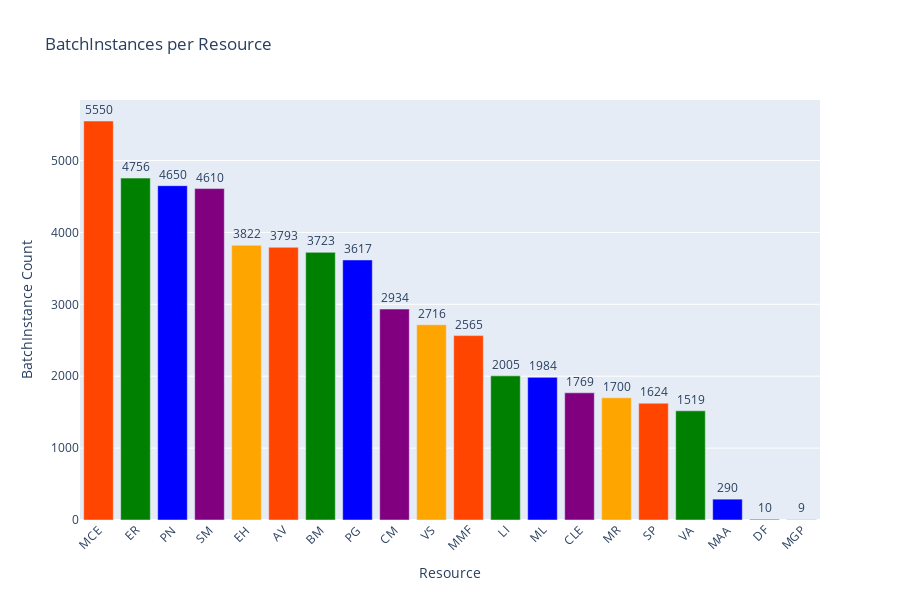

The notebook cell this image was saved under:
### Markdown cell above
##### Batches per Resource

### Code cell
cypher_batches_per_resource = """
    MATCH (u:Resource)-[:CORR]->(n:BatchInstance)
    RETURN u.sysId AS resource, count(n) AS batch_count
    ORDER BY batch_count DESC
"""


def batches_per_resource(uri, username, password, cypher_batches_per_resource):
    driver = GraphDatabase.driver(uri, auth=(username, password))
    with driver.session() as session:
        result = session.run(cypher_batches_per_resource)
        data = result.data()
        return data
    
results_batches_per_resource = batches_per_resource(uri, username, password, cypher_batches_per_resource)

resource = [str(row['resource']) for row in results_batches_per_resource]
batch_counts = [row['batch_count'] for row in results_batches_per_resource]


fig = px.bar(x=resource, y=batch_counts, title='BatchInstances per Resource', labels={'x':'Resource', 'y':'BatchInstance Count'}, color=resource, color_discrete_sequence=['orangered', 'green', 'blue', 'purple', 'orange'])

fig.update_layout(
    xaxis_tickangle=-45,
    xaxis_tickfont_size=12,
    yaxis_title='BatchInstance Count',
    xaxis_title='Resource',
    uniformtext_minsize=7,
    uniformtext_mode='hide',
    width=900, 
    height=600,
    showlegend=False 
)

fig.update_traces(texttemplate='%{y}', textposition='outside')

fig.show()

#pio.write_image(fig, 'BatchInstances_per_Resource.png', width=800, height=400, scale=3)

### Figure 1 — Plotly figure (JSON) as saved in the notebook; plotly's stock layout.template omitted (floating-point values rounded to 4 significant figures)
{"data": [{"alignmentgroup": "True", "hovertemplate": "color=MCE<br>Resource=%{x}<br>BatchInstance Count=%{y}<extra></extra>", "legendgroup": "MCE", "marker": {"color": "orangered", "pattern": {"shape": ""}}, "name": "MCE", "offsetgroup": "MCE", "orientation": "v", "showlegend": true, "textposition": "outside", "texttemplate": "%{y}", "type": "bar", "x": ["MCE"], "xaxis": "x", "y": [5550], "yaxis": "y"}, {"alignmentgroup": "True", "hovertemplate": "color=ER<br>Resource=%{x}<br>BatchInstance Count=%{y}<extra></extra>", "legendgroup": "ER", "marker": {"color": "green", "pattern": {"shape": ""}}, "name": "ER", "offsetgroup": "ER", "orientation": "v", "showlegend": true, "textposition": "outside", "texttemplate": "%{y}", "type": "bar", "x": ["ER"], "xaxis": "x", "y": [4756], "yaxis": "y"}, {"alignmentgroup": "True", "hovertemplate": "color=PN<br>Resource=%{x}<br>BatchInstance Count=%{y}<extra></extra>", "legendgroup": "PN", "marker": {"color": "blue", "pattern": {"shape": ""}}, "name": "PN", "offsetgroup": "PN", "orientation": "v", "showlegend": true, "textposition": "outside", "texttemplate": "%{y}", "type": "bar", "x": ["PN"], "xaxis": "x", "y": [4650], "yaxis": "y"}, {"alignmentgroup": "True", "hovertemplate": "color=SM<br>Resource=%{x}<br>BatchInstance Count=%{y}<extra></extra>", "legendgroup": "SM", "marker": {"color": "purple", "pattern": {"shape": ""}}, "name": "SM", "offsetgroup": "SM", "orientation": "v", "showlegend": true, "textposition": "outside", "texttemplate": "%{y}", "type": "bar", "x": ["SM"], "xaxis": "x", "y": [4610], "yaxis": "y"}, {"alignmentgroup": "True", "hovertemplate": "color=EH<br>Resource=%{x}<br>BatchInstance Count=%{y}<extra></extra>", "legendgroup": "EH", "marker": {"color": "orange", "pattern": {"shape": ""}}, "name": "EH", "offsetgroup": "EH", "orientation": "v", "showlegend": true, "textposition": "outside", "texttemplate": "%{y}", "type": "bar", "x": ["EH"], "xaxis": "x", "y": [3822], "yaxis": "y"}, {"alignmentgroup": "True", "hovertemplate": "color=AV<br>Resource=%{x}<br>BatchInstance Count=%{y}<extra></extra>", "legendgroup": "AV", "marker": {"color": "orangered", "pattern": {"shape": ""}}, "name": "AV", "offsetgroup": "AV", "orientation": "v", "showlegend": true, "textposition": "outside", "texttemplate": "%{y}", "type": "bar", "x": ["AV"], "xaxis": "x", "y": [3793], "yaxis": "y"}, {"alignmentgroup": "True", "hovertemplate": "color=BM<br>Resource=%{x}<br>BatchInstance Count=%{y}<extra></extra>", "legendgroup": "BM", "marker": {"color": "green", "pattern": {"shape": ""}}, "name": "BM", "offsetgroup": "BM", "orientation": "v", "showlegend": true, "textposition": "outside", "texttemplate": "%{y}", "type": "bar", "x": ["BM"], "xaxis": "x", "y": [3723], "yaxis": "y"}, {"alignmentgroup": "True", "hovertemplate": "color=PG<br>Resource=%{x}<br>BatchInstance Count=%{y}<extra></extra>", "legendgroup": "PG", "marker": {"color": "blue", "pattern": {"shape": ""}}, "name": "PG", "offsetgroup": "PG", "orientation": "v", "showlegend": true, "textposition": "outside", "texttemplate": "%{y}", "type": "bar", "x": ["PG"], "xaxis": "x", "y": [3617], "yaxis": "y"}, {"alignmentgroup": "True", "hovertemplate": "color=CM<br>Resource=%{x}<br>BatchInstance Count=%{y}<extra></extra>", "legendgroup": "CM", "marker": {"color": "purple", "pattern": {"shape": ""}}, "name": "CM", "offsetgroup": "CM", "orientation": "v", "showlegend": true, "textposition": "outside", "texttemplate": "%{y}", "type": "bar", "x": ["CM"], "xaxis": "x", "y": [2934], "yaxis": "y"}, {"alignmentgroup": "True", "hovertemplate": "color=VS<br>Resource=%{x}<br>BatchInstance Count=%{y}<extra></extra>", "legendgroup": "VS", "marker": {"color": "orange", "pattern": {"shape": ""}}, "name": "VS", "offsetgroup": "VS", "orientation": "v", "showlegend": true, "textposition": "outside", "texttemplate": "%{y}", "type": "bar", "x": ["VS"], "xaxis": "x", "y": [2716], "yaxis": "y"}, {"alignmentgroup": "True", "hovertemplate": "color=MMF<br>Resource=%{x}<br>BatchInstance Count=%{y}<extra></extra>", "legendgroup": "MMF", "marker": {"color": "orangered", "pattern": {"shape": ""}}, "name": "MMF", "offsetgroup": "MMF", "orientation": "v", "showlegend": true, "textposition": "outside", "texttemplate": "%{y}", "type": "bar", "x": ["MMF"], "xaxis": "x", "y": [2565], "yaxis": "y"}, {"alignmentgroup": "True", "hovertemplate": "color=LI<br>Resource=%{x}<br>BatchInstance Count=%{y}<extra></extra>", "legendgroup": "LI", "marker": {"color": "green", "pattern": {"shape": ""}}, "name": "LI", "offsetgroup": "LI", "orientation": "v", "showlegend": true, "textposition": "outside", "texttemplate": "%{y}", "type": "bar", "x": ["LI"], "xaxis": "x", "y": [2005], "yaxis": "y"}, {"alignmentgroup": "True", "hovertemplate": "color=ML<br>Resource=%{x}<br>BatchInstance Count=%{y}<extra></extra>", "legendgroup": "ML", "marker": {"color": "blue", "pattern": {"shape": ""}}, "name": "ML", "offsetgroup": "ML", "orientation": "v", "showlegend": true, "textposition": "outside", "texttemplate": "%{y}", "type": "bar", "x": ["ML"], "xaxis": "x", "y": [1984], "yaxis": "y"}, {"alignmentgroup": "True", "hovertemplate": "color=CLE<br>Resource=%{x}<br>BatchInstance Count=%{y}<extra></extra>", "legendgroup": "CLE", "marker": {"color": "purple", "pattern": {"shape": ""}}, "name": "CLE", "offsetgroup": "CLE", "orientation": "v", "showlegend": true, "textposition": "outside", "texttemplate": "%{y}", "type": "bar", "x": ["CLE"], "xaxis": "x", "y": [1769], "yaxis": "y"}, {"alignmentgroup": "True", "hovertemplate": "color=MR<br>Resource=%{x}<br>BatchInstance Count=%{y}<extra></extra>", "legendgroup": "MR", "marker": {"color": "orange", "pattern": {"shape": ""}}, "name": "MR", "offsetgroup": "MR", "orientation": "v", "showlegend": true, "textposition": "outside", "texttemplate": "%{y}", "type": "bar", "x": ["MR"], "xaxis": "x", "y": [1700], "yaxis": "y"}, {"alignmentgroup": "True", "hovertemplate": "color=SP<br>Resource=%{x}<br>BatchInstance Count=%{y}<extra></extra>", "legendgroup": "SP", "marker": {"color": "orangered", "pattern": {"shape": ""}}, "name": "SP", "offsetgroup": "SP", "orientation": "v", "showlegend": true, "textposition": "outside", "texttemplate": "%{y}", "type": "bar", "x": ["SP"], "xaxis": "x", "y": [1624], "yaxis": "y"}, {"alignmentgroup": "True", "hovertemplate": "color=VA<br>Resource=%{x}<br>BatchInstance Count=%{y}<extra></extra>", "legendgroup": "VA", "marker": {"color": "green", "pattern": {"shape": ""}}, "name": "VA", "offsetgroup": "VA", "orientation": "v", "showlegend": true, "textposition": "outside", "texttemplate": "%{y}", "type": "bar", "x": ["VA"], "xaxis": "x", "y": [1519], "yaxis": "y"}, {"alignmentgroup": "True", "hovertemplate": "color=MAA<br>Resource=%{x}<br>BatchInstance Count=%{y}<extra></extra>", "legendgroup": "MAA", "marker": {"color": "blue", "pattern": {"shape": ""}}, "name": "MAA", "offsetgroup": "MAA", "orientation": "v", "showlegend": true, "textposition": "outside", "texttemplate": "%{y}", "type": "bar", "x": ["MAA"], "xaxis": "x", "y": [290], "yaxis": "y"}, {"alignmentgroup": "True", "hovertemplate": "color=DF<br>Resource=%{x}<br>BatchInstance Count=%{y}<extra></extra>", "legendgroup": "DF", "marker": {"color": "purple", "pattern": {"shape": ""}}, "name": "DF", "offsetgroup": "DF", "orientation": "v", "showlegend": true, "textposition": "outside", "texttemplate": "%{y}", "type": "bar", "x": ["DF"], "xaxis": "x", "y": [10], "yaxis": "y"}, {"alignmentgroup": "True", "hovertemplate": "color=MGP<br>Resource=%{x}<br>BatchInstance Count=%{y}<extra></extra>", "legendgroup": "MGP", "marker": {"color": "orange", "pattern": {"shape": ""}}, "name": "MGP", "offsetgroup": "MGP", "orientation": "v", "showlegend": true, "textposition": "outside", "texttemplate": "%{y}", "type": "bar", "x": ["MGP"], "xaxis": "x", "y": [9], "yaxis": "y"}], "layout": {"barmode": "relative", "height": 600, "legend": {"title": {"text": "color"}, "tracegroupgap": 0}, "showlegend": false, "title": {"text": "BatchInstances per Resource"}, "uniformtext": {"minsize": 7, "mode": "hide"}, "width": 900, "xaxis": {"anchor": "y", "domain": [0, 1], "tickangle": -45, "tickfont": {"size": 12}, "title": {"text": "Resource"}}, "yaxis": {"anchor": "x", "domain": [0, 1], "title": {"text": "BatchInstance Count"}}}}
